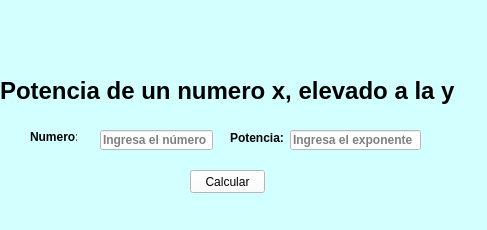
<?xml version="1.0" encoding="UTF-8"?>
<ui version="4.0">
 <class>MainWindow</class>
 <widget class="QMainWindow" name="MainWindow">
  <property name="geometry">
   <rect>
    <x>0</x>
    <y>0</y>
    <width>487</width>
    <height>230</height>
   </rect>
  </property>
  <property name="windowTitle">
   <string>MainWindow</string>
  </property>
  <property name="styleSheet">
   <string notr="true">background-color: rgb(210, 255, 255);</string>
  </property>
  <widget class="QWidget" name="centralwidget">
   <widget class="QLabel" name="label_3">
    <property name="geometry">
     <rect>
      <x>0</x>
      <y>0</y>
      <width>481</width>
      <height>61</height>
     </rect>
    </property>
    <property name="text">
     <string/>
    </property>
    <property name="pixmap">
     <pixmap resource="recursos_proyecto.qrc">:/LOGOS/Imagenes/uat.png</pixmap>
    </property>
    <property name="scaledContents">
     <bool>true</bool>
    </property>
   </widget>
   <widget class="QLabel" name="label_6">
    <property name="geometry">
     <rect>
      <x>390</x>
      <y>160</y>
      <width>41</width>
      <height>51</height>
     </rect>
    </property>
    <property name="text">
     <string/>
    </property>
    <property name="pixmap">
     <pixmap resource="recursos_proyecto.qrc">:/LOGOS/Imagenes/pngegg.png</pixmap>
    </property>
    <property name="scaledContents">
     <bool>true</bool>
    </property>
   </widget>
   <widget class="QPushButton" name="btnCalcular">
    <property name="geometry">
     <rect>
      <x>190</x>
      <y>170</y>
      <width>75</width>
      <height>23</height>
     </rect>
    </property>
    <property name="toolTip">
     <string>Presiona el boton</string>
    </property>
    <property name="statusTip">
     <string>Presiona el boton</string>
    </property>
    <property name="styleSheet">
     <string notr="true">background-color: rgb(255, 255, 255);</string>
    </property>
    <property name="text">
     <string>Calcular</string>
    </property>
   </widget>
   <widget class="QLineEdit" name="txtNumero">
    <property name="geometry">
     <rect>
      <x>100</x>
      <y>130</y>
      <width>113</width>
      <height>20</height>
     </rect>
    </property>
    <property name="font">
     <font>
      <weight>75</weight>
      <bold>true</bold>
     </font>
    </property>
    <property name="toolTip">
     <string>Ingresa el número</string>
    </property>
    <property name="statusTip">
     <string>Ingresa el número</string>
    </property>
    <property name="styleSheet">
     <string notr="true">background-color: rgb(255, 255, 255);</string>
    </property>
    <property name="placeholderText">
     <string>Ingresa el número</string>
    </property>
   </widget>
   <widget class="QLabel" name="label_7">
    <property name="geometry">
     <rect>
      <x>30</x>
      <y>130</y>
      <width>47</width>
      <height>13</height>
     </rect>
    </property>
    <property name="font">
     <font>
      <weight>75</weight>
      <bold>true</bold>
     </font>
    </property>
    <property name="text">
     <string>Numero:</string>
    </property>
   </widget>
   <widget class="QLabel" name="label_8">
    <property name="geometry">
     <rect>
      <x>230</x>
      <y>130</y>
      <width>61</width>
      <height>16</height>
     </rect>
    </property>
    <property name="font">
     <font>
      <weight>75</weight>
      <bold>true</bold>
     </font>
    </property>
    <property name="text">
     <string>Potencia:</string>
    </property>
   </widget>
   <widget class="QLineEdit" name="txtExponente">
    <property name="geometry">
     <rect>
      <x>290</x>
      <y>130</y>
      <width>131</width>
      <height>20</height>
     </rect>
    </property>
    <property name="font">
     <font>
      <weight>75</weight>
      <bold>true</bold>
     </font>
    </property>
    <property name="toolTip">
     <string>Ingresa el exponente</string>
    </property>
    <property name="statusTip">
     <string>Ingresa el exponente</string>
    </property>
    <property name="styleSheet">
     <string notr="true">background-color: rgb(255, 255, 255);</string>
    </property>
    <property name="placeholderText">
     <string>Ingresa el exponente</string>
    </property>
   </widget>
   <widget class="QLabel" name="label_9">
    <property name="geometry">
     <rect>
      <x>0</x>
      <y>60</y>
      <width>481</width>
      <height>61</height>
     </rect>
    </property>
    <property name="font">
     <font>
      <pointsize>18</pointsize>
      <weight>75</weight>
      <bold>true</bold>
     </font>
    </property>
    <property name="text">
     <string>Potencia de un numero x, elevado a la y</string>
    </property>
   </widget>
  </widget>
  <widget class="QStatusBar" name="statusbar"/>
 </widget>
 <resources>
  <include location="recursos_proyecto.qrc"/>
 </resources>
 <connections/>
</ui>
